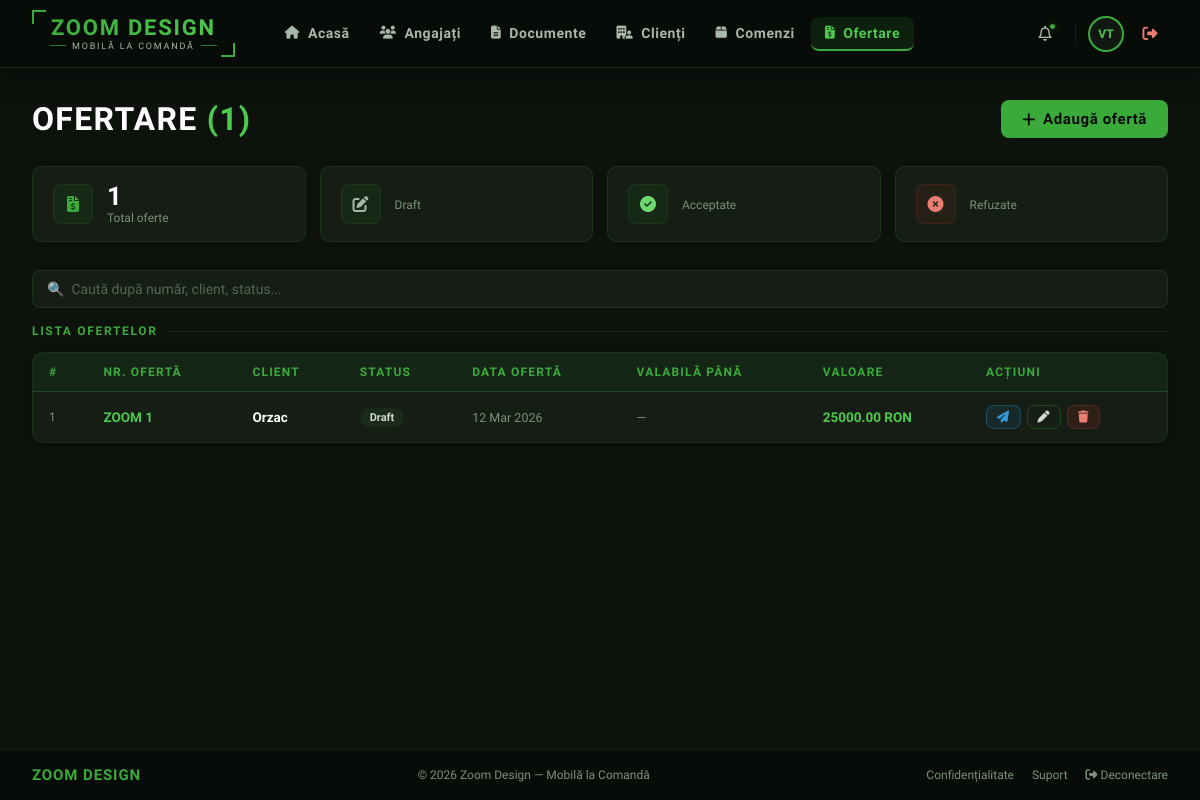
Page /ofertare/ (signed in) on the earlier database version.
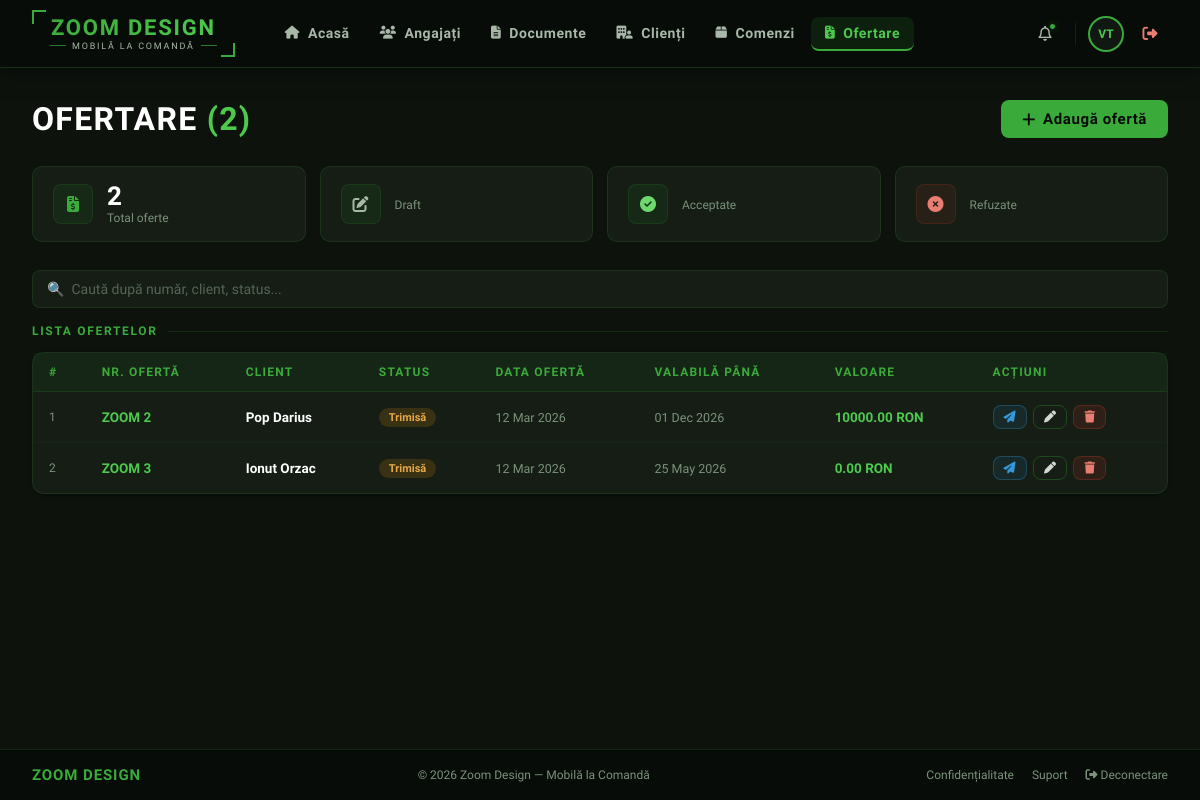
Same page on the later database version.
### ofertare/models.py (models this page shows, shortened)
class Oferta(models.Model):
    STATUS_CHOICES = [
        ('draft',      'Draft'),
        ('trimisa',    'Trimisă'),
        ('acceptata',  'Acceptată'),
        ('refuzata',   'Refuzată'),
    ]
    numar        = models.CharField(max_length=50, unique=True)
    client       = models.ForeignKey(Client, on_delete=models.CASCADE)
    descriere    = models.TextField(blank=True)
    status       = models.CharField(max_length=20, choices=STATUS_CHOICES, default='draft')
    data_oferta  = models.DateField(auto_now_add=True)
    valoare      = models.DecimalField(max_digits=10, decimal_places=2, default=0)
    valabila_pana = models.DateField(null=True, blank=True)
    class Meta:
        verbose_name = "Oferta"
        verbose_name_plural = "Oferte"
        ordering = ['-data_oferta']

### clienti/models.py (models this page shows)
class Client(models.Model):
    nume      = models.CharField(max_length=200)
    email     = models.EmailField(blank=True)
    telefon   = models.CharField(max_length=20, blank=True)
    adresa    = models.TextField(blank=True)
    cui       = models.CharField(max_length=20, blank=True, verbose_name="CUI")
    activ     = models.BooleanField(default=True)
    creat_la  = models.DateTimeField(auto_now_add=True)
    def __str__(self):
        return self.nume
    class Meta:
        verbose_name = "Client"
        verbose_name_plural = "Clienti"
        ordering = ['nume']

### ofertare/views.py (the view)
# urls.py: path('',               views.OfertareListView.as_view(),  name='ofertare'),
class OfertareListView(LoginRequiredMixin, ListView):
    model = Oferta
    template_name = 'ofertare/ofertare_list.html'
    context_object_name = 'oferte'
    login_url = '/login/'

### templates/ofertare/ofertare_list.html (shortened to what this page needs)
{% extends 'base.html' %}
{% block nav_ofertare %}active{% endblock %}
{% block content %}
<div class="page-header">
  <h1>Ofertare <span>({{ oferte|length }})</span></h1>
  <a href="{% url 'oferta_adauga' %}" class="btn btn-green"><i class="fa-solid fa-plus"></i> Adaugă ofertă</a>
</div>
<div class="stats-row">
  <div class="stat-mini">
    <div class="stat-mini-icon"><i class="fa-solid fa-file-invoice-dollar"></i></div>
    <div><div class="stat-mini-val">{{ oferte|length }}</div><div class="stat-mini-label">Total oferte</div></div>
  </div>
  <div class="stat-mini">
    <div class="stat-mini-icon" style="color:var(--slate-300);"><i class="fa-solid fa-pen-to-square"></i></div>
    <div><div class="stat-mini-val">{{ oferte_draft }}</div><div class="stat-mini-label">Draft</div></div>
  </div>
  <div class="stat-mini">
    <div class="stat-mini-icon" style="color:#6dd96d;"><i class="fa-solid fa-circle-check"></i></div>
    <div><div class="stat-mini-val" style="color:#6dd96d;">{{ oferte_acceptate }}</div><div class="stat-mini-label">Acceptate</div></div>
  </div>
  <div class="stat-mini">
    <div class="stat-mini-icon" style="color:#e87d72;background:rgba(192,57,43,0.1);border-color:rgba(192,57,43,0.2);"><i class="fa-solid fa-circle-xmark"></i></div>
    <div><div class="stat-mini-val" style="color:#e87d72;">{{ oferte_refuzate }}</div><div class="stat-mini-label">Refuzate</div></div>
  </div>
</div>
<input class="search-input" type="text" id="searchInput" placeholder="🔍  Caută după număr, client, status..."/>
<div class="section-label">Lista ofertelor</div>
<div class="card">
  <div class="table-wrap">
    <table id="ofertareTable">
      <thead>
        <tr>
          <th>#</th><th>Nr. ofertă</th><th>Client</th><th>Status</th><th>Data ofertă</th><th>Valabilă până</th><th>Valoare</th><th>Acțiuni</th>
        </tr>
      </thead>
      <tbody>
        {% for oferta in oferte %}
        <tr>
          <td style="color:var(--slate-400);font-size:12px;">{{ forloop.counter }}</td>
          <td><span style="font-family:'Rajdhani',sans-serif;font-weight:700;color:var(--green-light);">{{ oferta.numar }}</span></td>
          <td style="color:var(--white);font-weight:600;">{{ oferta.client }}</td>
          <td>
            {% if oferta.status == 'draft' %}<span class="badge badge-info">Draft</span>
            {% elif oferta.status == 'trimisa' %}<span class="badge badge-warning">Trimisă</span>
            {% elif oferta.status == 'acceptata' %}<span class="badge badge-success">Acceptată</span>
            {% else %}<span class="badge badge-danger">Refuzată</span>{% endif %}
          </td>
          <td style="color:var(--slate-400);font-size:12.5px;">{{ oferta.data_oferta|date:"d M Y" }}</td>
          <td style="color:var(--slate-400);font-size:12.5px;">{{ oferta.valabila_pana|date:"d M Y"|default:"—" }}</td>
          <td style="color:var(--green-light);font-family:'Rajdhani',sans-serif;font-weight:700;">{{ oferta.valoare }} RON</td>
          <td>
            <div style="display:flex; gap:6px; align-items: center;">
              <a href="{% url 'trimite_oferta_email' oferta.pk %}"
                 class="btn btn-outline"
                 style="padding:5px 10px; font-size:12px; border-color:rgba(52,152,219,0.3); color:#3498db; background:rgba(52,152,219,0.1);"
                 title="Trimite pe email"
                 onclick="return confirm('Ești sigur că vrei să trimiți oferta {{ oferta.numar }} către {{ oferta.client.email }}?')">
                <i class="fa-solid fa-paper-plane"></i>
              </a>
              <a href="{% url 'oferta_edit' oferta.pk %}"
                 class="btn btn-outline"
                 style="padding:5px 10px; font-size:12px;"
                 title="Editează">
                <i class="fa-solid fa-pen"></i>
              </a>
              <a href="{% url 'oferta_delete' oferta.pk %}"
                 class="btn"
                 style="padding:5px 10px; font-size:12px; background:rgba(192,57,43,0.15); border-color:rgba(192,57,43,0.3); color:#e87d72;"
                 title="Șterge">
                <i class="fa-solid fa-trash"></i>
              </a>
            </div>
          </td>
        </tr>
        {% endfor %}
      </tbody>
    </table>
  </div>
</div>
{% endblock %}

### templates/base.html (shortened to what this page needs)
<!DOCTYPE html>
<html lang="ro">
<head>
  {% load static %}
  <link rel="stylesheet" href="https://cdnjs.cloudflare.com/ajax/libs/font-awesome/6.5.0/css/all.min.css"/>
</head>
<body>
  <header class="topbar">
    <div class="brand-logo">
      <div class="logo-box">
        <div class="logo-inner">
          <div class="logo-name">Zoom Design</div>
          <div class="logo-tagline">Mobilă la Comandă</div>
        </div>
      </div>
    </div>
    <nav class="topbar-nav">
      <a href="{% url 'home' %}"      class="nav-link {% block nav_home %}{% endblock %}"><i class="fa-solid fa-house"></i> Acasă</a>
      <a href="{% url 'angajati' %}"  class="nav-link {% block nav_angajati %}{% endblock %}"><i class="fa-solid fa-users"></i> Angajați</a>
      <a href="{% url 'documente' %}" class="nav-link {% block nav_documente %}{% endblock %}"><i class="fa-solid fa-file-lines"></i> Documente</a>
      <a href="{% url 'clienti' %}"   class="nav-link {% block nav_clienti %}{% endblock %}"><i class="fa-solid fa-building-user"></i> Clienți</a>
      <a href="{% url 'comenzi' %}"   class="nav-link {% block nav_comenzi %}{% endblock %}"><i class="fa-solid fa-box"></i> Comenzi</a>
      <a href="{% url 'ofertare' %}"  class="nav-link {% block nav_ofertare %}{% endblock %}"><i class="fa-solid fa-file-invoice-dollar"></i> Ofertare</a>
    </nav>
    <div class="topbar-right">
      <div class="tb-icon" title="Notificări">
        <i class="fa-regular fa-bell"></i>
        <span class="notif-dot"></span>
      </div>
      <div class="topbar-avatar" title="{{ user.get_full_name|default:user.username }}">
        {% if user.is_authenticated %}
          {{ user.first_name|first|upper }}{{ user.last_name|first|upper }}
        {% else %}
          <i class="fa-solid fa-user" style="font-size:11px"></i>
        {% endif %}
      </div>
      {% if user.is_authenticated %}
      <a href="{% url 'logout' %}" class="tb-icon" title="Deconectare" style="color:#e87d72;">
        <i class="fa-solid fa-right-from-bracket"></i>
      </a>
      {% endif %}
    </div>
  </header>
  <div class="page-wrap">
    <main class="page-content">
      {% block content %}{% endblock %}
    </main>
    <footer class="footer">
      <div class="footer-logo">ZOOM DESIGN</div>
      <span>&copy; {% now "Y" %} Zoom Design — Mobilă la Comandă</span>
      <div class="footer-links">
        <a href="#">Confidențialitate</a>
        <a href="#">Suport</a>
        <a href="{% url 'logout' %}"><i class="fa-solid fa-right-from-bracket"></i> Deconectare</a>
      </div>
    </footer>
  </div>
</body>
</html>

### templates/ofertare/ofertare_list.html (style rules this page uses)
.page-header { display:flex; align-items:center; justify-content:space-between; margin-bottom:28px; }
.page-header h1 { font-family:'Rajdhani',sans-serif; font-size:32px; font-weight:700; color:var(--white); text-transform:uppercase; letter-spacing:0.04em; }
.page-header h1 span { color:var(--green-light); }
.section-label { font-family:'Rajdhani',sans-serif; font-size:12px; font-weight:700; letter-spacing:0.14em; text-transform:uppercase; color:var(--green-mid); margin-bottom:14px; display:flex; align-items:center; gap:10px; }
.section-label::after { content:''; flex:1; height:1px; background:rgba(45,138,45,0.2); }
.stats-row { display:grid; grid-template-columns:repeat(4,1fr); gap:14px; margin-bottom:28px; }
.stat-mini { background:var(--dark-card); border:1px solid rgba(45,138,45,0.2); border-radius:10px; padding:16px 20px; display:flex; align-items:center; gap:14px; }
.stat-mini-icon { width:40px; height:40px; border-radius:8px; background:rgba(45,138,45,0.1); border:1px solid rgba(45,138,45,0.2); display:flex; align-items:center; justify-content:center; font-size:16px; color:var(--green-mid); flex-shrink:0; }
.stat-mini-val { font-family:'Rajdhani',sans-serif; font-size:26px; font-weight:700; color:var(--white); line-height:1; }
.stat-mini-label { font-size:12px; color:var(--slate-400); margin-top:2px; }
.search-input { width:100%; background:var(--dark-card); border:1.5px solid rgba(45,138,45,0.2); border-radius:8px; padding:10px 14px; font-size:14px; font-family:'Mulish',sans-serif; color:var(--white); outline:none; margin-bottom:16px; transition:border-color 0.18s; }
.search-input::placeholder { color:var(--slate-500); }

Differences in the rows shown:
removed Oferta: numar "ZOOM 1", client "Orzac", status "Draft", data_oferta "12 Mar 2026", valabila_pana "—", valoare "25000.00"
added Oferta: numar "ZOOM 2", client "Pop Darius", status "Trimisă", data_oferta "12 Mar 2026", valabila_pana "01 Dec 2026", valoare "10000.00"
added Oferta: numar "ZOOM 3", client "Ionut Orzac", status "Trimisă", data_oferta "12 Mar 2026", valabila_pana "25 May 2026", valoare "0.00"
Other differences:
{{ oferte|length }}: "1" → "2"
